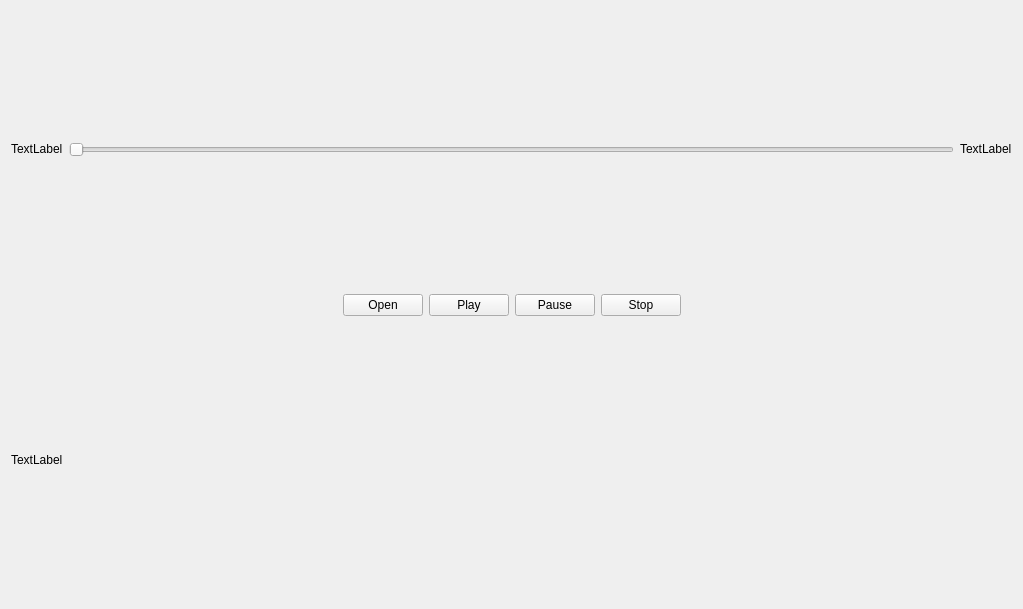
<?xml version="1.0" encoding="UTF-8"?>
<ui version="4.0">
 <class>MainWindow</class>
 <widget class="QMainWindow" name="MainWindow">
  <property name="geometry">
   <rect>
    <x>0</x>
    <y>0</y>
    <width>1023</width>
    <height>609</height>
   </rect>
  </property>
  <property name="windowTitle">
   <string>MainWindow</string>
  </property>
  <widget class="QWidget" name="centralWidget">
   <layout class="QVBoxLayout" name="verticalLayout_2">
    <item>
     <layout class="QVBoxLayout" name="video_player_layout"/>
    </item>
    <item>
     <layout class="QHBoxLayout" name="horizontalLayout">
      <item>
       <widget class="QLabel" name="time_start">
        <property name="sizePolicy">
         <sizepolicy hsizetype="Fixed" vsizetype="Fixed">
          <horstretch>0</horstretch>
          <verstretch>0</verstretch>
         </sizepolicy>
        </property>
        <property name="text">
         <string>TextLabel</string>
        </property>
       </widget>
      </item>
      <item>
       <widget class="QSlider" name="video_progress_slider">
        <property name="sizePolicy">
         <sizepolicy hsizetype="MinimumExpanding" vsizetype="Fixed">
          <horstretch>0</horstretch>
          <verstretch>0</verstretch>
         </sizepolicy>
        </property>
        <property name="orientation">
         <enum>Qt::Horizontal</enum>
        </property>
       </widget>
      </item>
      <item>
       <widget class="QLabel" name="time_end">
        <property name="sizePolicy">
         <sizepolicy hsizetype="Fixed" vsizetype="Fixed">
          <horstretch>0</horstretch>
          <verstretch>0</verstretch>
         </sizepolicy>
        </property>
        <property name="text">
         <string>TextLabel</string>
        </property>
       </widget>
      </item>
     </layout>
    </item>
    <item>
     <layout class="QHBoxLayout" name="horizontalLayout_2">
      <item>
       <spacer name="horizontalSpacer">
        <property name="orientation">
         <enum>Qt::Horizontal</enum>
        </property>
        <property name="sizeHint" stdset="0">
         <size>
          <width>40</width>
          <height>20</height>
         </size>
        </property>
       </spacer>
      </item>
      <item>
       <widget class="QPushButton" name="btn_open">
        <property name="text">
         <string>Open</string>
        </property>
       </widget>
      </item>
      <item>
       <widget class="QPushButton" name="pushButton_2">
        <property name="text">
         <string>Play</string>
        </property>
       </widget>
      </item>
      <item>
       <widget class="QPushButton" name="pushButton_3">
        <property name="text">
         <string>Pause</string>
        </property>
       </widget>
      </item>
      <item>
       <widget class="QPushButton" name="btn_stop">
        <property name="text">
         <string>Stop</string>
        </property>
       </widget>
      </item>
      <item>
       <spacer name="horizontalSpacer_2">
        <property name="orientation">
         <enum>Qt::Horizontal</enum>
        </property>
        <property name="sizeHint" stdset="0">
         <size>
          <width>40</width>
          <height>20</height>
         </size>
        </property>
       </spacer>
      </item>
     </layout>
    </item>
    <item>
     <layout class="QVBoxLayout" name="verticalLayout">
      <item>
       <widget class="QLabel" name="log_label">
        <property name="sizePolicy">
         <sizepolicy hsizetype="Fixed" vsizetype="Fixed">
          <horstretch>0</horstretch>
          <verstretch>0</verstretch>
         </sizepolicy>
        </property>
        <property name="text">
         <string>TextLabel</string>
        </property>
       </widget>
      </item>
     </layout>
    </item>
   </layout>
  </widget>
 </widget>
 <layoutdefault spacing="6" margin="11"/>
 <resources/>
 <connections/>
</ui>
